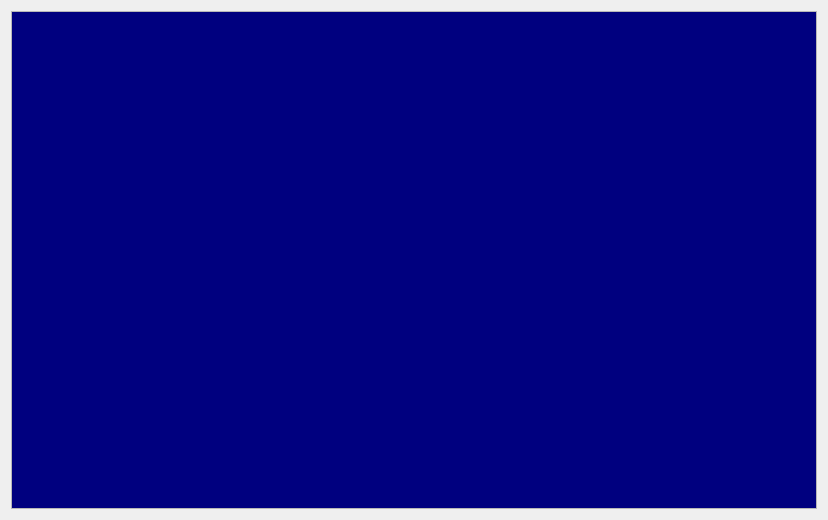
<?xml version="1.0" encoding="UTF-8"?>
<ui version="4.0">
 <class>Dialog</class>
 <widget class="QDialog" name="Dialog">
  <property name="geometry">
   <rect>
    <x>0</x>
    <y>0</y>
    <width>828</width>
    <height>520</height>
   </rect>
  </property>
  <property name="windowTitle">
   <string>Dialog</string>
  </property>
  <property name="autoFillBackground">
   <bool>false</bool>
  </property>
  <layout class="QVBoxLayout" name="verticalLayout">
   <item>
    <layout class="QHBoxLayout" name="dialogHorizontalLayout">
     <item>
      <layout class="QVBoxLayout" name="dialogVerticalLayout">
       <item>
        <widget class="QGraphicsView" name="diagramGraphicsView">
         <property name="minimumSize">
          <size>
           <width>800</width>
           <height>0</height>
          </size>
         </property>
         <property name="palette">
          <palette>
           <active>
            <colorrole role="Base">
             <brush brushstyle="SolidPattern">
              <color alpha="255">
               <red>0</red>
               <green>0</green>
               <blue>127</blue>
              </color>
             </brush>
            </colorrole>
           </active>
           <inactive>
            <colorrole role="Base">
             <brush brushstyle="SolidPattern">
              <color alpha="255">
               <red>0</red>
               <green>0</green>
               <blue>127</blue>
              </color>
             </brush>
            </colorrole>
           </inactive>
           <disabled>
            <colorrole role="Base">
             <brush brushstyle="SolidPattern">
              <color alpha="255">
               <red>240</red>
               <green>240</green>
               <blue>240</blue>
              </color>
             </brush>
            </colorrole>
           </disabled>
          </palette>
         </property>
        </widget>
       </item>
      </layout>
     </item>
    </layout>
   </item>
  </layout>
 </widget>
 <resources/>
 <connections/>
</ui>
